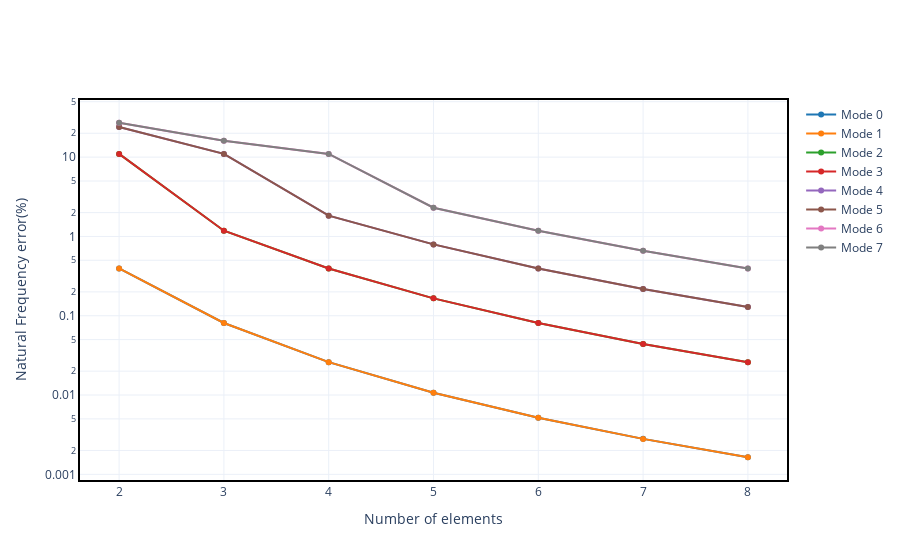

Notebook source saved alongside this figure:
### Code cell
# create reference rotor with 80 elements
n_eigen = 8
R = 0.04
rotor_80 = create_rotor(80, R)
modal_80 = rotor_80.run_modal(speed=0, num_modes=2 * n_eigen)

errors = np.zeros([len(number_of_elements), n_eigen])

for i, n_el in enumerate(number_of_elements):
    rotor = create_rotor(n_el, R)
    modal = rotor.run_modal(speed=0, num_modes=2 * n_eigen)
    errors[i, :] = abs(
        100 * (modal.wn[:n_eigen] - modal_80.wn[:n_eigen]) / modal_80.wn[:n_eigen]
    )

fig = go.Figure()
for i in range(n_eigen):
    fig.add_trace(go.Scatter(x=number_of_elements, y=errors[:, i], name=f"Mode {i}"))
fig.update_layout(
    xaxis=dict(title="Number of elements"),
    yaxis=dict(title="Natural Frequency error(%)", type="log"),
)

### Figure 1 — Plotly figure (JSON) as saved in the notebook; plotly's stock layout.template omitted (floating-point values rounded to 4 significant figures)
{"data": [{"name": "Mode 0", "type": "scatter", "x": [2, 3, 4, 5, 6, 7, 8], "y": [0.3947, 0.08097, 0.02596, 0.0107, 0.005177, 0.002799, 0.001642]}, {"name": "Mode 1", "type": "scatter", "x": [2, 3, 4, 5, 6, 7, 8], "y": [0.3947, 0.08097, 0.02596, 0.0107, 0.005176, 0.002799, 0.001642]}, {"name": "Mode 2", "type": "scatter", "x": [2, 3, 4, 5, 6, 7, 8], "y": [10.99, 1.182, 0.3947, 0.1657, 0.08097, 0.04406, 0.02596]}, {"name": "Mode 3", "type": "scatter", "x": [2, 3, 4, 5, 6, 7, 8], "y": [10.99, 1.182, 0.3947, 0.1657, 0.08097, 0.04406, 0.02596]}, {"name": "Mode 4", "type": "scatter", "x": [2, 3, 4, 5, 6, 7, 8], "y": [23.99, 10.99, 1.827, 0.7941, 0.3947, 0.2169, 0.1286]}, {"name": "Mode 5", "type": "scatter", "x": [2, 3, 4, 5, 6, 7, 8], "y": [23.99, 10.99, 1.827, 0.7941, 0.3947, 0.2169, 0.1286]}, {"name": "Mode 6", "type": "scatter", "x": [2, 3, 4, 5, 6, 7, 8], "y": [27.16, 16.09, 10.99, 2.304, 1.182, 0.6594, 0.3946]}, {"name": "Mode 7", "type": "scatter", "x": [2, 3, 4, 5, 6, 7, 8], "y": [27.16, 16.09, 10.99, 2.304, 1.182, 0.6594, 0.3946]}], "layout": {"xaxis": {"title": {"text": "Number of elements"}}, "yaxis": {"title": {"text": "Natural Frequency error(%)"}, "type": "log"}}}
